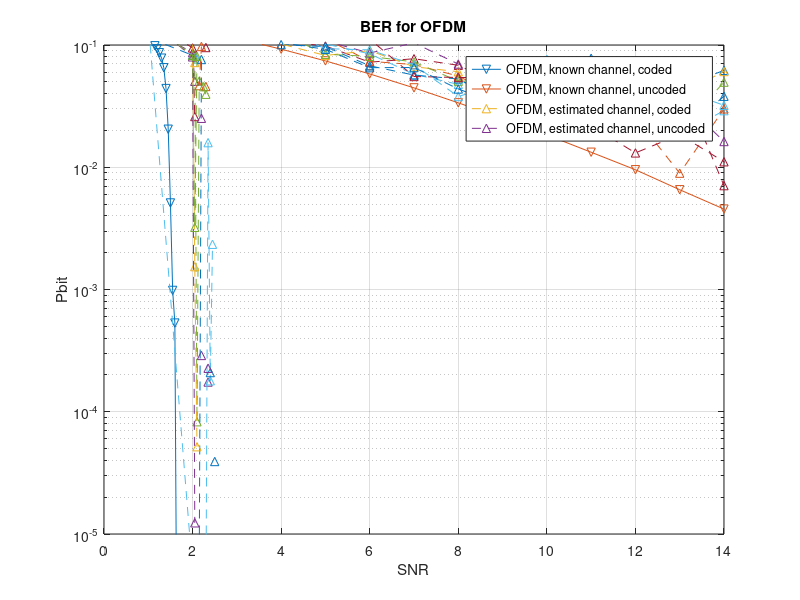
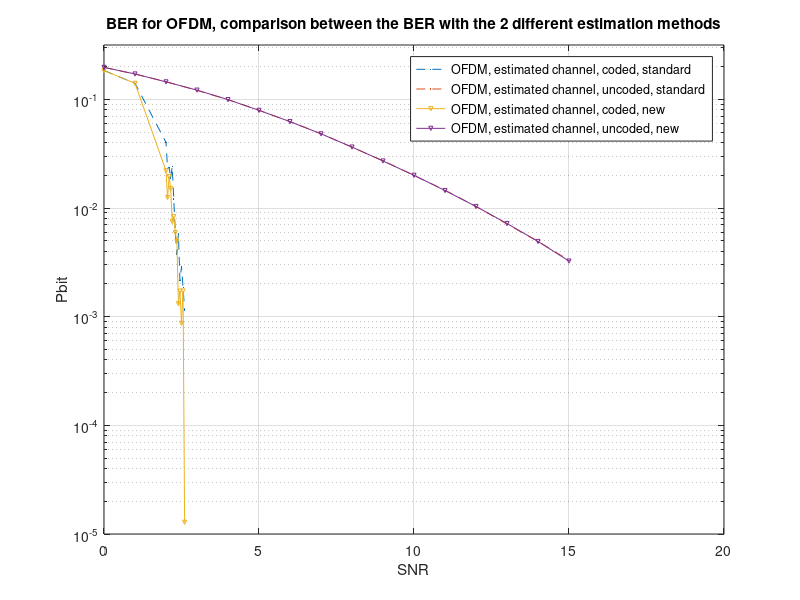

Write the MATLAB code that produced these figures, in order.
%% Load OFDM BER
load('OFDM_uncoded_estimated.mat');
load('OFDM_coded_estimated.mat');
load('OFDM_coded_known.mat');
load('OFDM_uncoded_known.mat');

%% Plot
figure,
semilogy(snr_vec_coding_known, BER_coding_known, '-v'), hold on,
semilogy(snr_vec_nocoding_known, BER_nocoding_known, '-v'), hold on,
semilogy(snr_vec_coding_estimated, BER_coding_estimated, '--^'), hold on,
semilogy(snr_vec_nocoding_estimated, BER_nocoding_estimated, '--^')
legend('OFDM, known channel, coded', 'OFDM, known channel, uncoded', ...
    'OFDM, estimated channel, coded', 'OFDM, estimated channel, uncoded')
xlabel('SNR')
ylabel('Pbit')
ylim([10^-5, 10^-1])
xlim([0, 14])
grid on
title('BER for OFDM')

%% New estimation method
load('OFDM_uncoded_estimated_2_long.mat');
load('OFDM_coded_estimated_2_long.mat');
load('OFDM_uncoded_estimated_long.mat');
load('OFDM_coded_estimated_long.mat');


%% Plot
figure,
semilogy(snr_vec_coding_estimated, mean(BER_coding_estimated, 2), '--.', 'MarkerSize', 3), hold on,
semilogy(snr_vec_nocoding_estimated, mean(BER_nocoding_estimated,2), '--.', 'MarkerSize', 3), hold on
semilogy(snr_vec_coding_estimated_2, mean(BER_coding_estimated_2, 2), '-v', 'MarkerSize', 3), hold on,
semilogy(snr_vec_nocoding_estimated_2, mean(BER_nocoding_estimated_2, 2), '-v', 'MarkerSize', 3)
legend('OFDM, estimated channel, coded, standard', 'OFDM, estimated channel, uncoded, standard', ...
    'OFDM, estimated channel, coded, new', 'OFDM, estimated channel, uncoded, new')
xlabel('SNR')
ylabel('Pbit')
ylim([10^-5, 10^-0.5])
grid on
title('BER for OFDM, comparison between the BER with the 2 different estimation methods')
